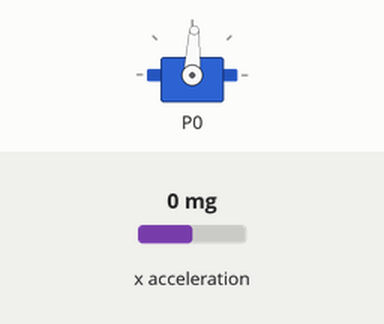
Recording of a program running on a simulated BBC micro:bit running MicroPython. Parts: servo. The test bench sets the inputs (shaded band); at power-on: x acceleration 0 mg. Servo angles are drawn from the pulse width (0.5 ms = 0°, 2.5 ms = 180°).

Above: at 0.1 s.
Timing chart, 0 to 1.6 s (numbered marks = the images above):
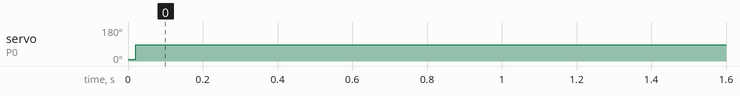

Measured:
- by itself, servo on P0: 8° → 87° at 0.02 s

The program:

usingAccel.py
```python
# SparkFun Electronics
# Experiment 10
# Using the Accelerometer

from microbit import *


class Servo:
    def __init__(self, pin, freq=50, min_us=600, max_us=2400, angle=180):
        self.min_us = min_us
        self.max_us = max_us
        self.us = 0
        self.freq = freq
        self.angle = angle
        self.analog_period = 0
        self.pin = pin
        analog_period = round((1/self.freq) * 1000)  # hertz to miliseconds
        self.pin.set_analog_period(analog_period)

    def write_us(self, us):
        us = min(self.max_us, max(self.min_us, us))
        duty = round(us * 1024 * self.freq // 1000000)
        self.pin.write_analog(duty)
        self.pin.write_digital(0)  # turn the pin off

    def write_angle(self, degrees=None):
        degrees = degrees % 360
        total_range = self.max_us - self.min_us
        us = self.min_us + total_range * degrees // self.angle
        self.write_us(us)


Servo(pin0).write_angle(0)
while True:
    num = accelerometer.get_x()
    mymap = dict(zip(range(-29, 30), range(0, 181, 3)))
    Servo(pin0).write_angle(mymap[num])
```
